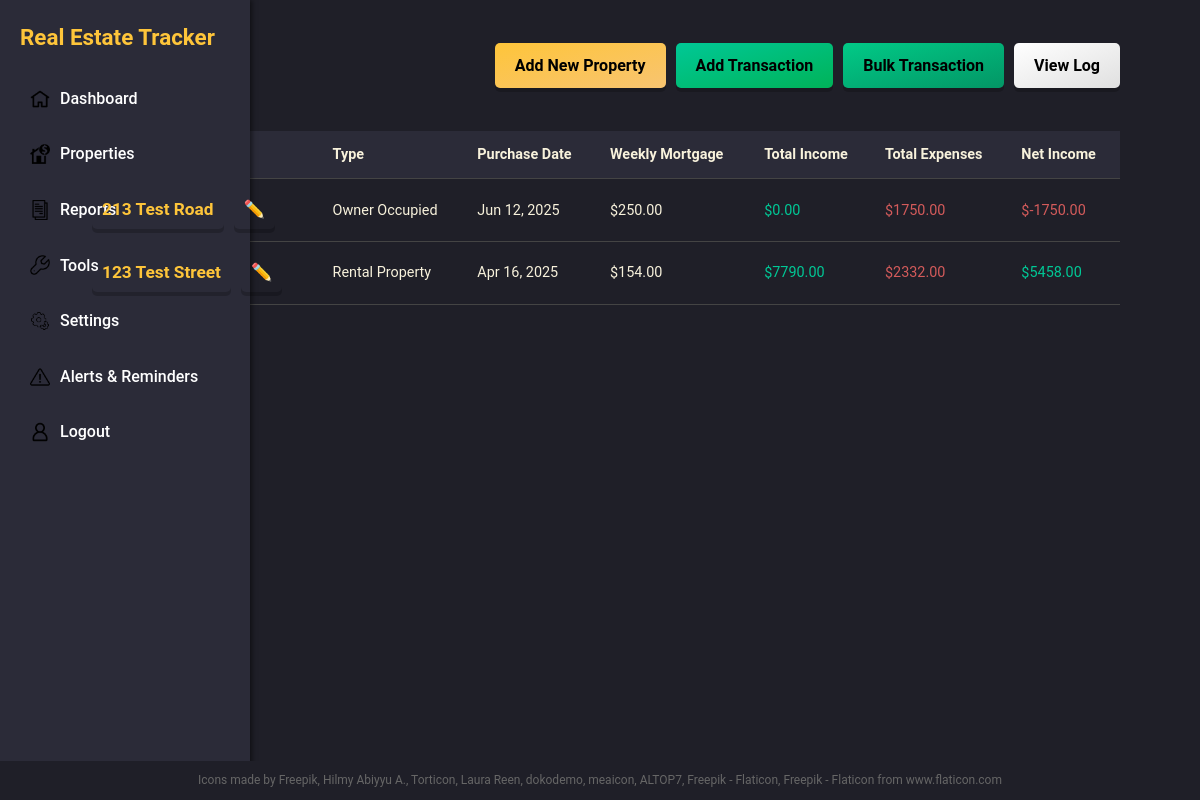
Page /properties/ (signed in) on the earlier database version.
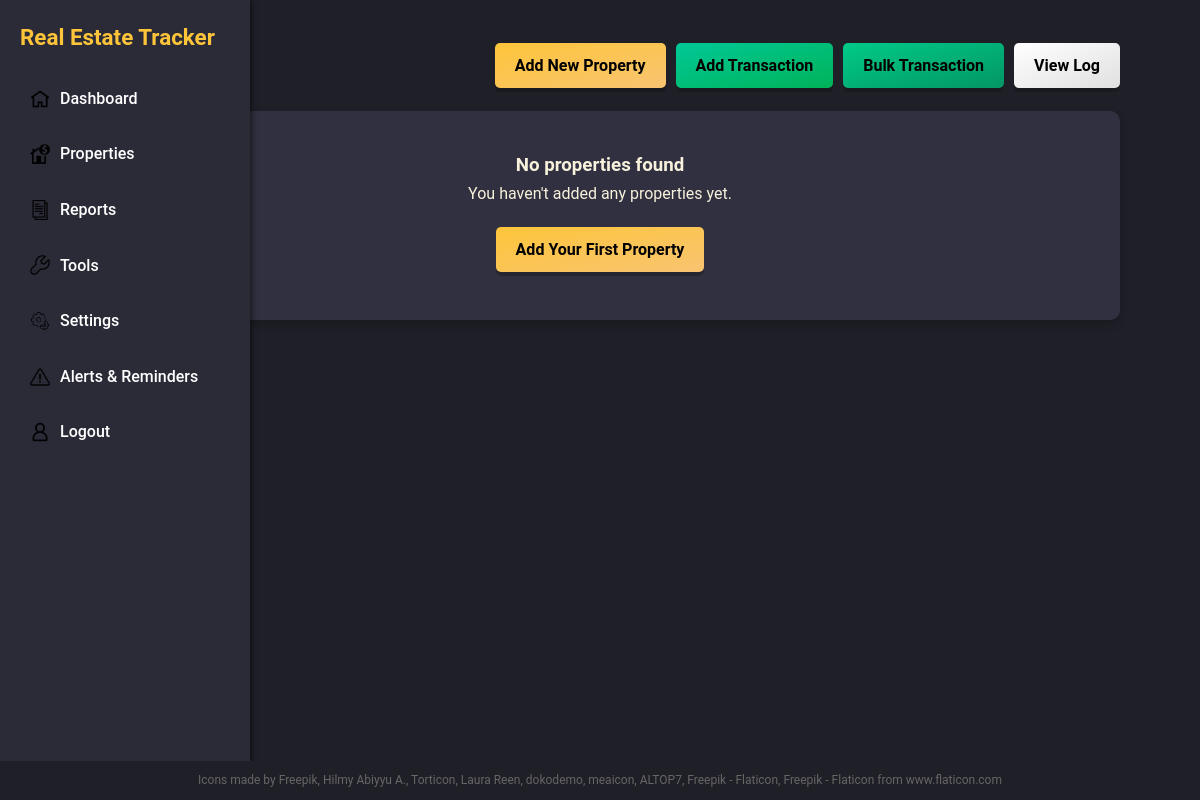
Same page on the later database version.
### core/models.py (models this page shows, shortened)
class Property(models.Model):
    PROPERTY_TYPES = [
        ('rental', 'Rental Property'),
        ('owner_occupied', 'Owner Occupied'),
        ('owned_outright', 'Owned Outright'),
    ]
    address = models.CharField(max_length=200)
    purchase_date = models.DateField()
    tenant_move_in_date = models.DateField(null=True, blank=True)
    tenant_move_out_date = models.DateField(null=True, blank=True)
    purchase_price = models.DecimalField(max_digits=12, decimal_places=2, null=False, blank=False, help_text="Original purchase price")
    property_type = models.CharField(max_length=20, choices=PROPERTY_TYPES, default='rental')
    weekly_rent = models.DecimalField(max_digits=10, decimal_places=2, default=0, help_text="Weekly rental amount")
    weekly_mortgage = models.DecimalField(max_digits=10, decimal_places=2, default=0, help_text="Weekly mortgage payment")
    created_at = models.DateTimeField(auto_now_add=True)
    owner = models.ForeignKey(CustomUser, on_delete=models.CASCADE, related_name='properties')
    def calculate_total_income(self):
        total_income = Decimal('0.00')
        print(f"Calculating income for {self.address}")
        print(f"Weekly Rent: ${self.weekly_rent}")
        today = date.today()
        for tenant in self.tenants.all():
            if tenant.move_in_date <= today:
                days_owned = (today - tenant.move_in_date).days
                weeks_owned = days_owned // 7
                if weeks_owned > 0:
                    total_income += Decimal(str(tenant.weekly_rent)) * weeks_owned
                    print(f"Income from tenant: ${total_income}")
        property_income_result = Transaction.objects.filter(
            property=self,
            transaction_type__in=['rental_income', 'additional_income', 'other_income']
        ).aggregate(Sum('amount'))['amount__sum']
        property_income = property_income_result or Decimal('0.00')
        print(f"Additional Income: ${property_income}")
        total_income += property_income
        print(f"Total Income: ${total_income}")
        return float(total_income)
    def calculate_total_expenses(self):
        from datetime import date
        from decimal import Decimal
        total_expenses = Decimal('0.00')
        print(f"Calculating expenses for {self.address}")
        print(f"Weekly Mortgage: ${self.weekly_mortgage}")
        print(f"Property Type: {self.property_type}")
        if self.property_type != 'owned_outright' and self.weekly_mortgage > 0:
            today = date.today()
            purchase_date = self.purchase_date
            days_owned = (today - purchase_date).days
            if days_owned > 0:
                daily_mortgage = Decimal(str(self.weekly_mortgage)) / Decimal('7')
                total_expenses += daily_mortgage * days_owned
                print(f"Mortgage Expense: ${total_expenses}")
        property_expenses_result = Transaction.objects.filter(
            property=self,
            transaction_type__in=['maintenance', 'taxes', 'insurance', 'other_expense']
        ).aggregate(Sum('amount'))['amount__sum']
        property_expenses = property_expenses_result or Decimal('0.00')
        print(f"Additional Expenses: ${property_expenses}")
        total_expenses += property_expenses
        print(f"Total Expenses: ${total_expenses}")
        return float(total_expenses)
    def calculate_net_income(self):
        return self.calculate_total_income() - self.calculate_total_expenses()

### core/views.py (the view)
# urls.py: path('properties/', views.properties, name='properties'),
@login_required
def properties(request):
    all_properties = Property.objects.filter(owner=request.user).order_by('-purchase_date')
    properties_with_financials = []
    for property_obj in all_properties:
        prop_data = {
            'property': property_obj,
            'total_income': property_obj.calculate_total_income(),
            'total_expenses': property_obj.calculate_total_expenses(),
            'net_income': property_obj.calculate_net_income(),
        }
        properties_with_financials.append(prop_data)
    context = {
        'properties': properties_with_financials
    }
    return render(request, 'property/properties.html', context)

### core/templates/property/properties.html (shortened to what this page needs)
{% extends 'base.html' %}
{% block content %}
<div class="content-container">
    <div class="properties-page">
        <div style="display: flex; justify-content: space-between; align-items: center; margin-bottom: 20px;">
            <h1>Properties</h1>
            <div style="display: flex; gap: 10px;">
                <a href="{% url 'add_property' %}" class="btn-metallic btn-accent-metallic">Add New Property</a>
                <a href="{% url 'add_transaction' %}" class="btn-metallic btn-positive-metallic">Add Transaction</a>
                <a href="{% url 'add_bulk_transaction' %}" class="btn-metallic btn-alert-metallic">Bulk Transaction</a>
                <a href="{% url 'transaction_log' %}" class="btn-metallic btn-secondary-metallic">View Log</a>
            </div>
        </div>
        {% if properties %}
            <div class="table-container">
                <table class="property-table">
                    <thead>
                        <tr>
                            <th>Property Address</th>
                            <th>Type</th>
                            <th>Purchase Date</th>
                            <th>Weekly Mortgage</th>
                            <th>Total Income</th>
                            <th>Total Expenses</th>
                            <th>Net Income</th>
                        </tr>
                    </thead>
                    <tbody>
                        {% for prop_data in properties %}
                        <tr>
                            <td>
                                <div style="display: flex; align-items: center; gap: 10px;">
                                    <a href="{% url 'property_detail' prop_data.property.id %}" class="btn-metallic btn-negative-metallic" style="background: none; border: none; color: var(--color-gold); cursor: pointer; font-size: 1.2em; padding: 5px 10px;" title="View Property">{{ prop_data.property.address }}</a>
                                    <a href="{% url 'edit_property' prop_data.property.id %}" class="btn-metallic btn-negative-metallic" style="background: none; border: none; color: var(--color-gold); cursor: pointer; font-size: 1.2em; padding: 5px 10px;" title="Edit Property">✏️</a>
                                </div>
                            </td>
                            <td>{{ prop_data.property.get_property_type_display }}</td>
                            <td>{{ prop_data.property.purchase_date|date:"M d, Y" }}</td>
                            <td>${{ prop_data.property.weekly_mortgage }}</td>
                            <td style="color: var(--color-positive);">${{ prop_data.total_income|floatformat:2 }}</td>
                            <td style="color: var(--color-negative);">${{ prop_data.total_expenses|floatformat:2 }}</td>
                            <td style="color: {% if prop_data.net_income >= 0 %}var(--color-positive){% else %}var(--color-negative){% endif %}">
                                ${{ prop_data.net_income|floatformat:2 }}
                            </td>
                        </tr>
                        {% endfor %}
                    </tbody>
                </table>
            </div>
        {% else %}
            <div class="card" style="text-align: center; padding: 40px; margin-top: 20px;">
                <h3>No properties found</h3>
                <p>You haven't added any properties yet.</p>
                <div style="margin-top: 20px;">
                    <a href="{% url 'add_property' %}" class="btn-metallic btn-accent-metallic">Add Your First Property</a>
                </div>
            </div>
        {% endif %}
    </div>
</div>
{% endblock %}

Differences in the rows shown:
removed Property: property.address "213 Test Road", property.property_type "Owner Occupied", property.purchase_date "Jun 12, 2025", property.weekly_mortgage "250.00", total_income "0.00", total_expenses "1750.00", net_income "-1750.00"
removed Property: property.address "123 Test Street", property.property_type "Rental Property", property.purchase_date "Apr 16, 2025", property.weekly_mortgage "154.00", total_income "7790.00", total_expenses "2332.00", net_income "5458.00"
Other differences:
text no longer shown: "Type Purchase Date Weekly Mortgage Total Income Total Expenses Net Income"
text now shown: "No properties found You haven't added any properties yet. Add Your First Property"
